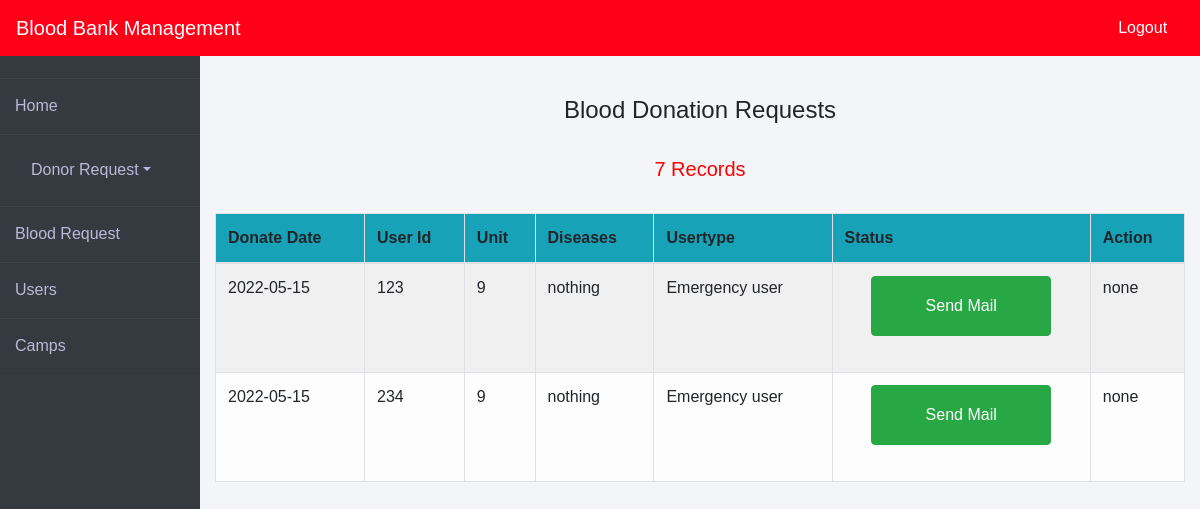
Page /admin_emer.php on the committed database.
### tables this page shows
CREATE TABLE `blood_donation` (
  `unit` int(20) NOT NULL,
  `diseases` varchar(30) NOT NULL,
  `usertype` varchar(30) NOT NULL,
  `request_date` date NOT NULL,
  `donor_id` int(20) NOT NULL,
  `donation_id` int(20) NOT NULL,
  `admin_id` int(20) NOT NULL,
  `status` varchar(40) NOT NULL,
  `action` varchar(40) NOT NULL
);

### admin_emer.php (the view, shortened to what this page needs)
<!DOCTYPE html>
<html lang="en">
<head>
    <link rel="stylesheet" href="https://maxcdn.bootstrapcdn.com/bootstrap/4.0.0/css/bootstrap.min.css">
    <link rel="stylesheet" href="https://cdnjs.cloudflare.com/ajax/libs/font-awesome/5.14.0/css/all.css">
    <link rel = "stylesheet" href = "css/home.css">
</head>
<body>
    <nav class="navbar navbar-expand-lg navbar-light fixed-top bg-danger">
        <a style="color:white;" class="navbar-brand" href="admin_donation_request.php">Blood Bank Management</a>
        <div class="navbar-collapse collapse w-100 order-3 dual-collapse2">
            <ul class="navbar-nav ml-auto">
                <li class="nav-item">
                    <a class="nav-link" style="color: white;" href="admin_login.php">Logout &nbsp;</a>
                </li>
            </ul>
        </div>
      </nav>
    <br><br>
    <div class="wrapper">
    <div class="sidebar">
        <ul>
            <li><a style="text-decoration:none;" href="admin.php">Home</a></li>
            <li class="nav-item dropdown">
                        <a class="nav-link dropdown-toggle" data-toggle="dropdown">Donor Request</a>
                    </li>  <li><a style="text-decoration:none;" href="admin_blood_request.php">Blood Request</a></li>
            <li><a style="text-decoration:none;" href="users.php"> Users</a></li>
            <li><a style="text-decoration:none;" href="camp.php"> Camps</a></li>
        </ul>
    </div>
    <div class="main_content">
    <?php
        include 'database.php';
        $admin= $_SESSION['adminid'];
        $sql = "SELECT * FROM blood_donation WHERE ( admin_id = '1' AND status = 'pending' ) OR admin_id = '" . $admin . "'";
        $result = mysqli_query($con,$sql);
        $num_rows = mysqli_num_rows($result);
    ?>
        <br><br>
        <div class="container">
            <H4 class="text-center">Blood Donation Requests</H4><br>
        <h5 class="text-center" style="color: red;"><?php echo $num_rows; ?> Records</h5><br>
            <table class="table table-light table-hover table-bordered table-striped">
                <thead class="bg-info">
                    <tr>
   <th scope="col">Donate Date</th>
                        <th scope="col">User Id</th>
                        <th scope="col">Unit</th>
                        <th scope="col">Diseases</th>
                        <th scope="col">Usertype</th>
                        <th scope="col">Status</th>
                        <th scope="col">Action</th>
                    </tr>
                </thead>
                <tbody>
                <?php
                    while ($row = mysqli_fetch_assoc($result)){
                        if($row['usertype']=='Emergency user'){
                        echo "<tr>";
                            echo "<td>" . $row['request_date'] . "</td>";
                            echo "<td>" . $row['donor_id'] . "</td>";
                            echo "<td>" . $row['unit'] . "</td>";
                            echo "<td>" . $row['diseases'] . "</td>";
                            echo "<td>" . $row['usertype'] . "</td>";
                            if ($row['status'] == 'pending')
                            {
                                    echo "<td align='center'><form method = 'POST' action='send.php'>
                                    <input type = 'submit' name = 'send' value = 'Send Mail' class='btn btn-success' style='width:180px;height:60px;''> <br><br>";
                                    echo "<input type = 'hidden'  name = 'unit' value = " . $row['unit'] ."></form></td>";
                            }
                            else{
                                echo "<td>" . $row['status'] . "</td>";
                            }
                            echo "<td>" . $row['action'] . "</td>";
                        echo "</tr>";
                    }
                }
                ?>
                </tbody>
            </table>
        </div>
    </div>
</div>
</body>
</html>

### css/home.css (style rules this page uses)
* { margin: 0; padding: 0; box-sizing: border-box; list-style: none; text-decoration: none; font-family: 'Josefin Sans', sans-serif; }
body { background-color: #f3f5f9; }
.bg-danger { background-color: #ff0018!important; }
.wrapper { display: flex; position: relative; }
.wrapper .sidebar { width: 200px; height: 100%; background: #343a40; padding: 30px 0px; position: fixed; }
.wrapper .sidebar ul li { padding: 15px; border-bottom: 1px solid #bdb8d7; border-bottom: 1px solid rgba(0,0,0,0.05); border-top: 1px solid rgba(255,255,255,0.05); }
.wrapper .sidebar ul li a { color: #bdb8d7; display: block; }
.wrapper .main_content { width: 100%; margin-left: 200px; }
.wrapper { margin: 0 auto; }
input { outline: none; margin: 0; border: none; -webkit-box-shadow: none; -moz-box-shadow: none; box-shadow: none; font-size: 14px; font-family: inherit; }

### rows in the picture
blood_donation: request_date "2022-05-15", donor_id "123", unit "9", diseases "nothing", usertype "Emergency user", action "none"
blood_donation: request_date "2022-05-15", donor_id "234", unit "9", diseases "nothing", usertype "Emergency user", action "none"

### other values in the picture
$num_rows "7"
